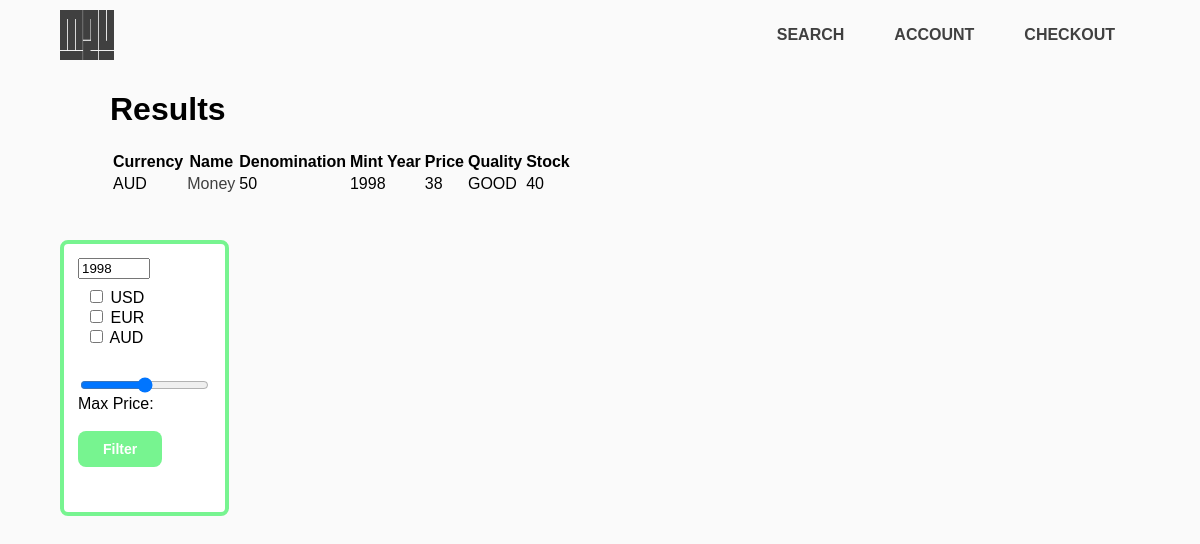
The page /Search.php?year=1998 on the database its author committed.
### tables this page shows
CREATE TABLE Products_status (
    product_id CHAR(10) NOT NULL,
    product_name VARCHAR(20) NOT NULL,
    price int NOT NULL,
    quality VARCHAR(100) NOT NULL DEFAULT "GOOD",
    shipping_status VARCHAR(100) NOT NULL DEFAULT "IN WAREHOUSE",
    quantity INT NOT NULL,
    PRIMARY KEY(product_id, quality, shipping_status),
    FOREIGN KEY (product_id) REFERENCES Products (product_id)
);

CREATE TABLE Products(
    product_id CHAR(10) NOT NULL UNIQUE,
    currency VARCHAR(100) NOT NULL,
    denomination SMALLINT NOT NULL,
    mint_year YEAR NOT NULL,
    PRIMARY KEY (product_id) 
);

### db_functions.php (the view, shortened to what this page needs)
<?php
$header = ["Currency", "Name", "Denomination", "Mint Year", "Price", "Quality", "Stock"];
function display_search_results($conn, $filter_currency, $year, $cost)
{
    global $header;
    $sql = "SELECT Products.product_id, currency, product_name, denomination, mint_year, price, quality, quantity
            FROM Products
            CROSS JOIN Products_status
            ON Products.product_id = Products_status.product_id
            WHERE shipping_status = 'IN WAREHOUSE'";
    if($year != null)
    {
        $sql = $sql." AND mint_year = $year";
    }
    $ret = null;
    if($result = mysqli_query($conn, $sql))
    {
        if(mysqli_num_rows($result) > 0)
        {
            echo '<h1> Results </h1>', "\n";
            echo "\t\t\t", '<table id="results">', "\n";
            echo "\t\t\t\t", '<tr>', "\n";
            foreach($header as $label)
            {
                echo "\t\t\t\t\t", '<th>', $label, "</th>", "\n";
            }
            echo "\t\t\t\t", '</tr>', "\n";
            while($row = mysqli_fetch_assoc($result))
            {
                echo "\t\t\t\t", '<tr>', "\n";
                foreach($row as $attribute => $value)
                {
                    if($attribute == "product_id")
                    {
                        continue;
                    }
                    else if($attribute == "product_name")
                    {
                        echo "\t\t\t\t\t", '<td>', '<a href=Product.php?element=',$row["product_id"], '>', $value, '</a>' ,"</td>", "\n";
                    }
                    else
                    {
                        echo "\t\t\t\t\t", '<td>', $value, "</td>", "\n";
                    }
                }
            }
            echo "\t\t\t", "</table>", "\n";
        }
        else
        {
            echo "\t\t\t", "<p> no results found </p>";
        }
    }
    else
    {
        echo "\t\t\t", "<p> sql query faliure</p>";
    }
    return $ret;
}
?>

### Styles/styles.css (style rules this page uses)
body { background-color: rgb(250, 250, 250); font-family: Verdana, Helvetica, sans-serif; margin: 0 5% 0 5%; }

### Styles/headerstyle.css (style rules this page uses)
a { text-decoration: none; color: #404040; }

### rows shown on the page
products_status: product.currency "AUD", product_name "Money", product.denomination "50", product.mint_year "1998", price "38", quality "GOOD", quantity "40"

### other values the page prints
$label "Currency"
$label "Name"
$label "Denomination"
$label "Mint Year"
$label "Price"
$label "Quality"
$label "Stock"
